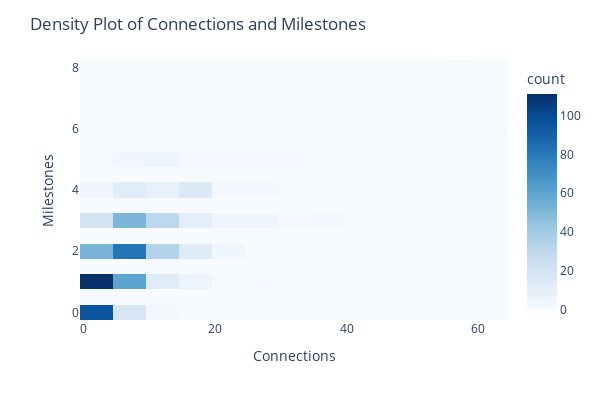

This figure's notebook cell:
### Markdown cell above
indeed a high correlation, with very few outliers, who we have shown in 'milestones' part and decided that they shouldnt be removed

### Code cell
fig = px.density_heatmap(df, x='connections', y='milestones', color_continuous_scale='blues', nbinsx=25, nbinsy=25)

fig.update_layout(title='Density Plot of Connections and Milestones', xaxis_title='Connections',
                  yaxis_title='Milestones',  width=600, height=400)

fig.show()

### Figure 1 — Plotly figure (JSON) as saved in the notebook; plotly's stock layout.template omitted (floating-point values rounded to 4 significant figures; data arrays with more than 128 entries replaced by an {"elided": "..."} marker saying what was removed)
{"data": [{"coloraxis": "coloraxis", "hovertemplate": "connections=%{x}<br>milestones=%{y}<br>count=%{z}<extra></extra>", "name": "", "nbinsx": 25, "nbinsy": 25, "type": "histogram2d", "x": {"elided": "709 int values"}, "xaxis": "x", "xbingroup": "x", "y": {"elided": "709 int values"}, "yaxis": "y", "ybingroup": "y"}], "layout": {"coloraxis": {"colorbar": {"title": {"text": "count"}}, "colorscale": [[0, "rgb(247,251,255)"], [0.125, "rgb(222,235,247)"], [0.25, "rgb(198,219,239)"], [0.375, "rgb(158,202,225)"], [0.5, "rgb(107,174,214)"], [0.625, "rgb(66,146,198)"], [0.75, "rgb(33,113,181)"], [0.875, "rgb(8,81,156)"], [1, "rgb(8,48,107)"]]}, "height": 400, "legend": {"tracegroupgap": 0}, "margin": {"t": 60}, "title": {"text": "Density Plot of Connections and Milestones"}, "width": 600, "xaxis": {"anchor": "y", "domain": [0, 1], "title": {"text": "Connections"}}, "yaxis": {"anchor": "x", "domain": [0, 1], "title": {"text": "Milestones"}}}}
